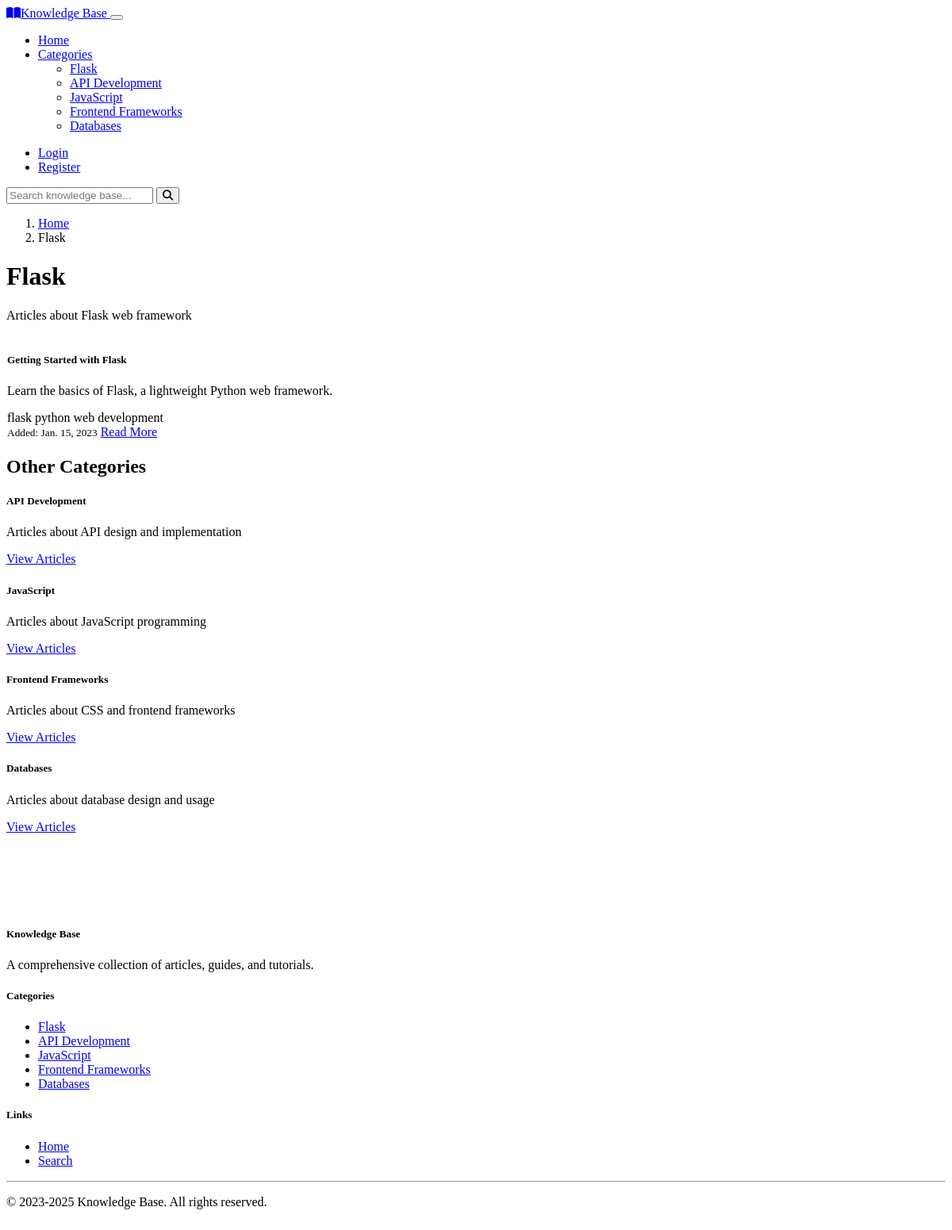
/category/1/, run on an earlier commit of the app's database.
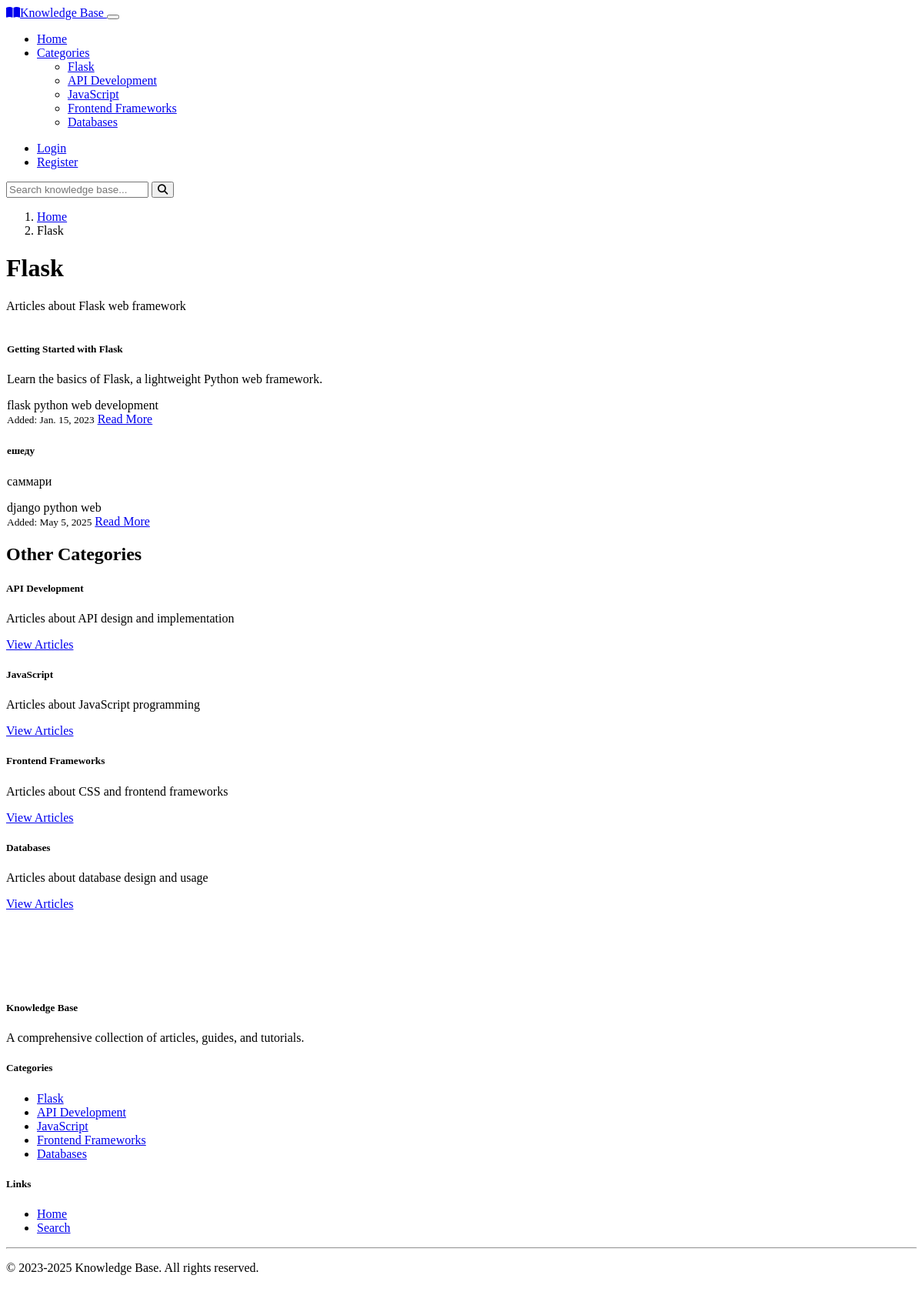
And on a later commit of the database.
### kb/models.py (models this page shows, shortened)
class Category(models.Model):
    name = models.CharField(max_length=100)
    description = models.TextField()
    class Meta:
        verbose_name_plural = "Categories"

class Article(models.Model):
    title = models.CharField(max_length=200)
    content = HTMLField()
    summary = models.TextField()
    category = models.ForeignKey(Category, on_delete=models.CASCADE, related_name='articles')
    author = models.ForeignKey(User, on_delete=models.CASCADE, related_name='articles', null=True, blank=True)
    tags = models.JSONField(default=list)
    created_at = models.DateField(default=timezone.now)
    updated_at = models.DateField(default=timezone.now)

### kb/views.py (the view)
# urls.py: path('category/<int:category_id>/', views.category_detail, name='category_detail'),
def category_detail(request, category_id):
    category = get_object_or_404(Category, id=category_id)
    articles = Article.objects.filter(category=category)
    context = {
        'category': category,
        'articles': articles,
        'title': f'Category: {category.name}'
    }
    return render(request, 'category.html', context)

### kb/context_processors.py (called while the page is built)
def categories_processor(request):
    return {
        'categories': Category.objects.all()
    }

### templates/category.html (shortened to what this page needs)
{% extends 'layout.html' %}
{% load static %}
{% block content %}
<nav aria-label="breadcrumb">
    <ol class="breadcrumb">
        <li class="breadcrumb-item"><a href="/">Home</a></li>
        <li class="breadcrumb-item active" aria-current="page">{{ category.name }}</li>
    </ol>
</nav>
<div class="mb-4">
    <h1>{{ category.name }}</h1>
    <p class="lead">{{ category.description }}</p>
</div>
{% if articles %}
    <div class="row row-cols-1 row-cols-md-2 g-4">
        {% for article in articles %}
        <div class="col">
            <div class="card article-card h-100">
                <div class="card-body">
                    <h5 class="card-title">{{ article.title }}</h5>
                    <p class="card-text">{{ article.summary }}</p>
                    <div class="mb-3">
                        {% for tag in article.tags %}
                        <span class="badge bg-secondary me-1">{{ tag }}</span>
                        {% endfor %}
                    </div>
                </div>
                <div class="card-footer bg-transparent border-0">
                    <div class="d-flex justify-content-between align-items-center">
                        <small class="text-muted">Added: {{ article.created_at }}</small>
                        <a href="{% url 'article_detail' article_id=article.id %}" class="btn btn-sm btn-primary">Read More</a>
                    </div>
                </div>
            </div>
        </div>
        {% endfor %}
    </div>
{% else %}
    <div class="alert alert-info" role="alert">
        <h4 class="alert-heading">No articles found!</h4>
        <p>There are currently no articles in this category.</p>
    </div>
{% endif %}
<section class="mt-5">
    <h2 class="mb-4">Other Categories</h2>
    <div class="row row-cols-1 row-cols-md-3 g-4">
        {% for cat in categories %}
            {% if cat.id != category.id %}
            <div class="col">
                <div class="card category-card h-100">
                    <div class="card-body">
                        <h5 class="card-title">{{ cat.name }}</h5>
                        <p class="card-text">{{ cat.description }}</p>
                    </div>
                    <div class="card-footer bg-transparent border-0">
                        <a href="{% url 'category_detail' category_id=cat.id %}" class="btn btn-outline-primary">View Articles</a>
                    </div>
                </div>
            </div>
            {% endif %}
        {% endfor %}
    </div>
</section>
{% endblock %}

### templates/layout.html (shortened to what this page needs)
{% load static %}
<!DOCTYPE html>
<html lang="en" data-bs-theme="dark">
<head>
    <link href="https://cdn.replit.com/agent/bootstrap-agent-dark-theme.min.css" rel="stylesheet">
    <link rel="stylesheet" href="https://cdnjs.cloudflare.com/ajax/libs/font-awesome/6.4.0/css/all.min.css">
    <link rel="stylesheet" href="https://cdnjs.cloudflare.com/ajax/libs/highlight.js/11.7.0/styles/github-dark.min.css">
    <link rel="stylesheet" href="{% static 'css/custom.css' %}">
</head>
<body>
    <nav class="navbar navbar-expand-lg navbar-dark bg-dark">
        <div class="container">
            <a class="navbar-brand" href="{% url 'index' %}">
                <i class="fas fa-book-open me-2"></i>Knowledge Base
            </a>
            <button class="navbar-toggler" type="button" data-bs-toggle="collapse" data-bs-target="#navbarMain" aria-controls="navbarMain" aria-expanded="false" aria-label="Toggle navigation">
            </button>
            <div class="collapse navbar-collapse" id="navbarMain">
                <ul class="navbar-nav me-auto">
                    <li class="nav-item">
                        <a class="nav-link {% if request.path == '/' %}active{% endif %}" href="{% url 'index' %}">Home</a>
                    </li>
                    <li class="nav-item dropdown">
                        <a class="nav-link dropdown-toggle" href="#" id="categoriesDropdown" role="button" data-bs-toggle="dropdown" aria-expanded="false">
                            Categories
                        </a>
                        <ul class="dropdown-menu" aria-labelledby="categoriesDropdown">
                            {% for category in categories %}
                            <li><a class="dropdown-item" href="{% url 'category_detail' category_id=category.id %}">{{ category.name }}</a></li>
                            {% endfor %}
                        </ul>
                    </li>
                </ul>
                <ul class="navbar-nav ms-auto">
                    {% if user.is_authenticated %}
                    <li class="nav-item dropdown">
                        <a class="nav-link dropdown-toggle" href="#" id="userDropdown" role="button" data-bs-toggle="dropdown" aria-expanded="false">
                            <i class="fas fa-user me-1"></i>{{ user.username }}
                        </a>
                        <ul class="dropdown-menu dropdown-menu-end" aria-labelledby="userDropdown">
                            <li><a class="dropdown-item" href="{% url 'logout' %}">Logout</a></li>
                        </ul>
                    </li>
                    {% else %}
                    <li class="nav-item">
                        <a class="nav-link {% if request.path == '/login/' %}active{% endif %}" href="{% url 'login' %}">Login</a>
                    </li>
                    <li class="nav-item">
                        <a class="nav-link {% if request.path == '/register/' %}active{% endif %}" href="{% url 'register' %}">Register</a>
                    </li>
                    {% endif %}
                </ul>
                <div class="d-flex position-relative">
                    <form id="searchForm" class="d-flex" action="{% url 'search' %}" method="get">
                        <input id="searchInput" class="form-control me-2" type="search" placeholder="Search knowledge base..." aria-label="Search" name="q">
                        <button class="btn btn-outline-light" type="submit">
                            <i class="fas fa-search"></i>
                        </button>
                    </form>
                </div>
            </div>
        </div>
    </nav>
    <main class="container py-4">
        {% block content %}{% endblock %}
    </main>
    <footer class="footer bg-dark text-light">
        <div class="container">
            <div class="row">
                <div class="col-md-6">
                    <h5>Knowledge Base</h5>
                    <p>A comprehensive collection of articles, guides, and tutorials.</p>
                </div>
                <div class="col-md-3">
                    <h5>Categories</h5>
                    <ul class="list-unstyled">
                        {% for category in categories %}
                        <li><a href="{% url 'category_detail' category_id=category.id %}" class="text-decoration-none link-light">{{ category.name }}</a></li>
                        {% endfor %}
                    </ul>
                </div>
                <div class="col-md-3">
                    <h5>Links</h5>
                    <ul class="list-unstyled">
                        <li><a href="{% url 'index' %}" class="text-decoration-none link-light">Home</a></li>
                        <li><a href="{% url 'search' %}" class="text-decoration-none link-light">Search</a></li>
                    </ul>
                </div>
            </div>
            <hr>
            <div class="text-center">
                <p>&copy; 2023-2025 Knowledge Base. All rights reserved.</p>
            </div>
        </div>
    </footer>
</body>
</html>

### static/css/custom.css (style rules this page uses)
:root { --article-border-color: rgba(255, 255, 255, 0.1); }
.category-card { transition: transform 0.2s ease, box-shadow 0.2s ease; height: 100%; }
.article-card { height: 100%; transition: transform 0.2s ease; border: 1px solid var(--article-border-color); }
.footer { margin-top: 4rem; padding: 2rem 0; border-top: 1px solid var(--bs-border-color); }

What changed in the data, as far as the page shows it:
added Article: title "ешеду", summary "саммари", tags "django" "python" "web", created_at "May 5, 2025"
